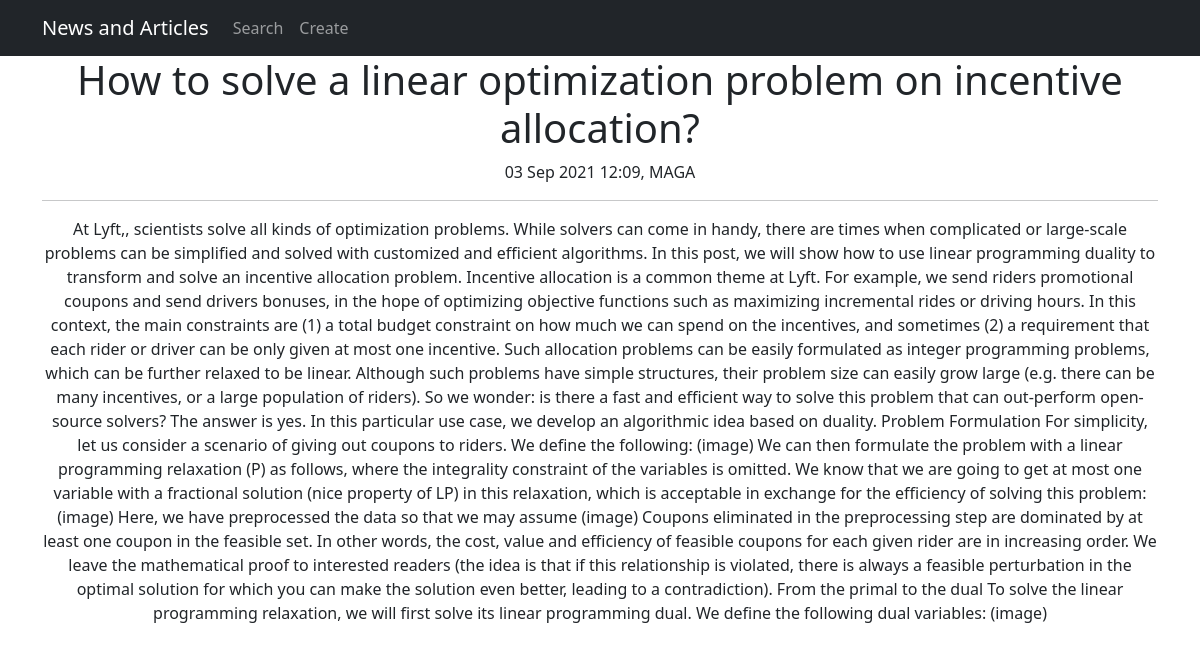
The page /news/17 on the database as committed earlier.
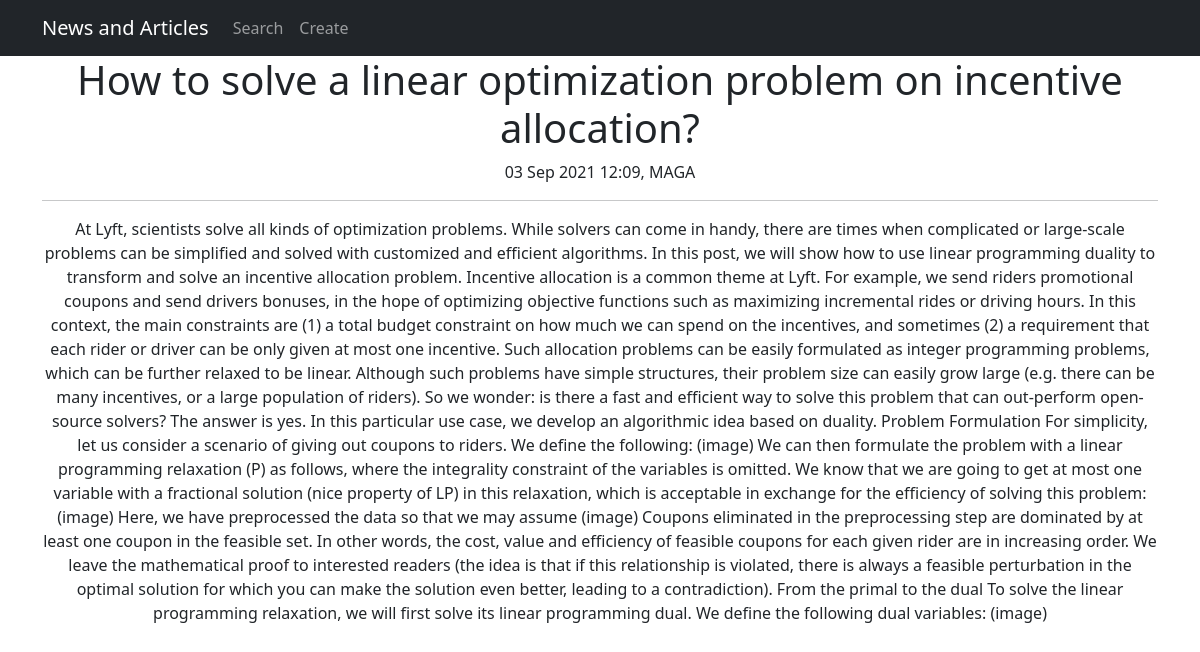
The same page on the database as committed later.
### news/models.py (models this page shows, shortened)
class Post(models.Model):
    author = models.ForeignKey(Author, on_delete=models.CASCADE)
    NEWS = 'NEW'
    ARTICLE = 'ART'
    CATEGORY_CHOICES = [(NEWS, 'NEWS'), (ARTICLE, 'ARTICLE'), ]
    categoryType = models.CharField(max_length=3, choices=CATEGORY_CHOICES, default=NEWS)
    dateCreated = models.DateTimeField(auto_now_add=True)
    postCategory = models.ManyToManyField(Category, through='PostCategory')
    title = models.CharField(max_length=128)
    text = models.TextField()
    rating = models.SmallIntegerField(default=0)

class Author(models.Model):
    authorUser = models.OneToOneField(User, on_delete=models.CASCADE)
    ratingAuthor = models.SmallIntegerField(default=0)
    first_name = User.first_name
    last_name = User.last_name
    def __str__(self):
        return f'{self.authorUser.username}'

### news/views.py (the view)
# urls.py: path('<int:pk>', PostDetailedView.as_view(), name='post'),
class PostDetailedView(DetailView):
    model = Post
    template_name = 'post.html'
    context_object_name = 'news'
    queryset = Post.objects.all()

### news/templatetags/custom_filters.py (called while the page is built)
@register.filter(name='censor')
def censor(value):
    for word in censor_list:
        value = value.replace(word, replacement_word)
    return value

### templates/post.html (shortened to what this page needs)
{% extends 'flatpages/default.html' %}
{% load custom_filters %}
{% block content %}
<h1>{{news.title|censor}}</h1>
{{news.dateCreated|date:'d M Y h:m'}}, {{news.author}}
<br>
<hr>
{{ news.text|censor }}
{% endblock content %}

Rows that differ between the two databases and show on the page:
changed Post "How to solve a linear optimization problem on incentive allocation?": text|censor "At Lyft,, scientists solve all kinds…" → "At Lyft, scientists solve all kinds…"
